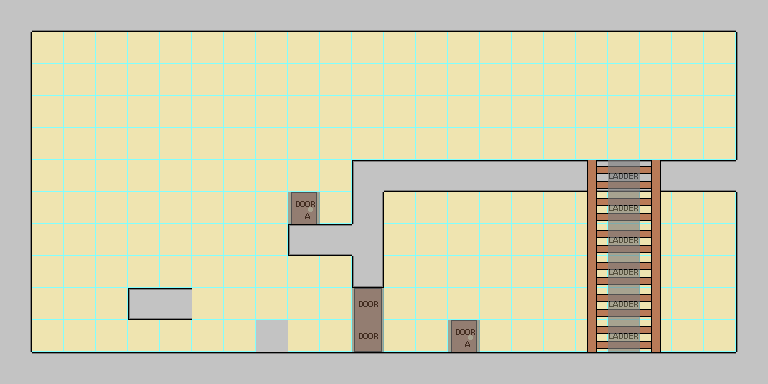

A level layout from a 2D game, rendered from its tile map. Below: a short description, then the map file with tile-grid data replaced by summaries:
An orthogonal 24x12 tile map with 32x32 px tiles, 4 tile layers (background, floor, foreground, event).

<map version="1.0" orientation="orthogonal" width="24" height="12" tilewidth="32" tileheight="32">
 <properties>
  <property name="height" value="12" />
  <property name="name" value="test" />
  <property name="width" value="24" />
 </properties>
 <tileset firstgid="1" source="tiles.tsx" />
 <layer name="background" width="24" height="12">
  <data>[288 cells, 288 non-empty, 1 distinct tile ids]</data>
 </layer>
 <layer name="floor" width="24" height="12">
  <data>[288 cells, 90 non-empty, 12 distinct tile ids]</data>
 </layer>
 <layer name="foreground" width="24" height="12">
  <data>[288 cells, 20 non-empty, 4 distinct tile ids]</data>
 </layer>
 <layer name="event" width="24" height="12" opacity="0.65">
  <data>[288 cells, 10 non-empty, 3 distinct tile ids]</data>
 </layer>
</map>
